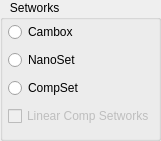
          <widget class="QGroupBox" name="groupBox_7">
           <property name="geometry">
            <rect>
             <x>440</x>
             <y>270</y>
             <width>161</width>
             <height>141</height>
            </rect>
           </property>
           <property name="title">
            <string>   Setworks</string>
           </property>
           <widget class="QWidget" name="verticalLayoutWidget_6">
            <property name="geometry">
             <rect>
              <x>8</x>
              <y>20</y>
              <width>179</width>
              <height>112</height>
             </rect>
            </property>
            <layout class="QVBoxLayout" name="verticalLayout_6">
             <item>
              <widget class="QRadioButton" name="camboxRadioButton">
               <property name="text">
                <string>Cambox</string>
               </property>
              </widget>
             </item>
             <item>
              <widget class="QRadioButton" name="nanosetRadioButton">
               <property name="toolTip">
                <string>5,000.00</string>
               </property>
               <property name="text">
                <string>NanoSet</string>
               </property>
              </widget>
             </item>
             <item>
              <widget class="QRadioButton" name="compsetRadioButton">
               <property name="toolTip">
                <string>15,000.00 or 20,000.00 alone</string>
               </property>
               <property name="text">
                <string>CompSet</string>
               </property>
              </widget>
             </item>
             <item>
              <widget class="QCheckBox" name="linearCompSetworksCheckBox">
               <property name="enabled">
                <bool>false</bool>
               </property>
               <property name="text">
                <string>Linear Comp Setworks</string>
               </property>
              </widget>
             </item>
            </layout>
           </widget>
          </widget>
